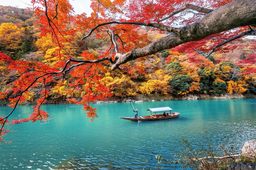
#> input picture Lab1/Photos/ph5/ph5.png, 256 x 170 px, shrunk from 2000 x 1331 before the run
$ python open_image.py
#> lines starting #> are read from the running program, lines starting #| are printed output that depends on the picture; after the words box and inside, x2 and y2 are one past the last pixel; in counts of white or black regions, pixels touching at a corner belong together
import cv2
import matplotlib.pyplot as plt

# Загружаем изображение
img = cv2.imread('Photos/ph5/ph5.png')  # Укажи путь к своему файлу
#> img is the input picture: shape (170, 256, 3); mean B, G, R 98.5, 114, 123.9
img = cv2.cvtColor(img, cv2.COLOR_BGR2RGB)  # OpenCV открывает в BGR, конвертируем в RGB

# Выводим изображение
plt.imshow(img)
plt.title('Loaded Image')
plt.axis('off')  # Убираем оси
#plt.show()

# Выделяем компоненты RGB
R = img.copy()
R[:, :, 1] = 0  # Убираем G
R[:, :, 2] = 0  # Убираем B

G = img.copy()
G[:, :, 0] = 0  # Убираем R
G[:, :, 2] = 0  # Убираем B

B = img.copy()
B[:, :, 0] = 0  # Убираем R
B[:, :, 1] = 0  # Убираем G

# Сохраняем результаты в файлы
cv2.imwrite('Photos/ph5/R_channel.png', cv2.cvtColor(R, cv2.COLOR_RGB2BGR))
cv2.imwrite('Photos/ph5/G_channel.png', cv2.cvtColor(G, cv2.COLOR_RGB2BGR))
cv2.imwrite('Photos/ph5/B_channel.png', cv2.cvtColor(B, cv2.COLOR_RGB2BGR))

# Отображаем результат
fig, ax = plt.subplots(1, 4, figsize=(16, 6))
ax[0].imshow(img)
ax[0].set_title('Original Image')
ax[1].imshow(R)
ax[1].set_title('Red Channel')
ax[2].imshow(G)
ax[2].set_title('Green Channel')
ax[3].imshow(B)
ax[3].set_title('Blue Channel')

# Убираем оси для красоты
for a in ax:
    a.axis('off')
#plt.show()

import numpy as np

# Восстанавливаем изображение из отдельных каналов R, G, B
restored_image = np.stack([R[:, :, 0], G[:, :, 1], B[:, :, 2]], axis=-1)

# Сохраняем и отображаем результат
cv2.imwrite('images/restored_image.png', cv2.cvtColor(restored_image, cv2.COLOR_RGB2BGR))

# Показываем результат
plt.figure(figsize=(6, 6))
plt.imshow(restored_image)
plt.title('Restored Image from R, G, B')
plt.axis('off')
#plt.show()


def rgb_to_hsi(image):
    # Нормализуем значения RGB к диапазону [0, 1]
    img = image.astype('float32') / 255.0
    R, G, B = img[:, :, 0], img[:, :, 1], img[:, :, 2]
#> R: shape (170, 256) float32
#> G: shape (170, 256) float32
#> B: shape (170, 256) float32

    # Яркость
    I = (R + G + B) / 3

    # Насыщенность
    min_val = np.minimum(np.minimum(R, G), B)
    S = 1 - (min_val / (I + 1e-10))  # Добавляем небольшое значение, чтобы избежать деления на 0

    # Оттенок
    num = 0.5 * ((R - G) + (R - B))
    den = np.sqrt((R - G) ** 2 + (R - B) * (G - B)) + 1e-10  # Добавляем небольшой сдвиг для избежания деления на 0
    theta = np.arccos(num / den) * (180 / np.pi)  # В градусах

    H = np.where(B > G, 360 - theta, theta)

    return H, S, I


# Конвертируем в HSI
H, S, I = rgb_to_hsi(img)

# Сохраняем яркостную компоненту
cv2.imwrite('images/I_component.png', (I * 255).astype('uint8'))

# Отображаем результат
plt.figure(figsize=(6, 6))
plt.imshow(I, cmap='gray')
plt.title('Intensity Component (I)')
plt.axis('off')
#plt.show()

def hsi_to_rgb(H, S, I):
    H = H * (np.pi / 180)  # Переводим в радианы
    R, G, B = np.zeros_like(H), np.zeros_like(H), np.zeros_like(H)

    # Для угла в секторе 0 - 120 градусов
    idx = (H >= 0) & (H < 2 * np.pi / 3)
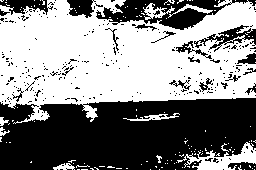
#> idx: shape (170, 256) bool; 52.8% white; 263 black regions (242 under 20 px), largest, box (x1, y1, x2, y2) and area: (0, 98, 256, 170) 15426, (96, 0, 256, 30) 2091, (194, 25, 256, 52) 528
    B[idx] = I[idx] * (1 - S[idx])
    R[idx] = I[idx] * (1 + S[idx] * np.cos(H[idx]) / np.cos(np.pi / 3 - H[idx]))
    G[idx] = 3 * I[idx] - (R[idx] + B[idx])

    # Для угла в секторе 120 - 240 градусов
    idx = (H >= 2 * np.pi / 3) & (H < 4 * np.pi / 3)
#> idx: shape (170, 256) bool; 38% white; 197 white regions (184 under 20 px), largest, box (x1, y1, x2, y2) and area: (0, 98, 256, 170) 15223, (69, 0, 93, 17) 234, (170, 12, 194, 28) 113
    H[idx] -= 2 * np.pi / 3
    R[idx] = I[idx] * (1 - S[idx])
    G[idx] = I[idx] * (1 + S[idx] * np.cos(H[idx]) / np.cos(np.pi / 3 - H[idx]))
    B[idx] = 3 * I[idx] - (R[idx] + G[idx])

    # Для угла в секторе 240 - 360 градусов
    idx = (H >= 4 * np.pi / 3) & (H < 2 * np.pi)
#> idx: shape (170, 256) bool; 9.2% white; 318 white regions (301 under 20 px), largest, box (x1, y1, x2, y2) and area: (96, 0, 256, 30) 1790, (194, 26, 249, 50) 372, (2, 0, 53, 15) 317
    H[idx] -= 4 * np.pi / 3
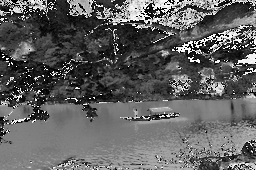
#> H: shape (170, 256) float32; min 0, max 2.09, mean 0.79; drawn with min black and max white
    G[idx] = I[idx] * (1 - S[idx])
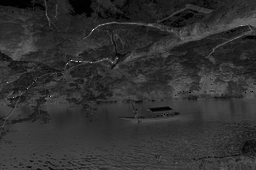
#> G: shape (170, 256) float32; min -2.38e-07, max 2.96, mean 0.565; drawn with min black and max white
    B[idx] = I[idx] * (1 + S[idx] * np.cos(H[idx]) / np.cos(np.pi / 3 - H[idx]))
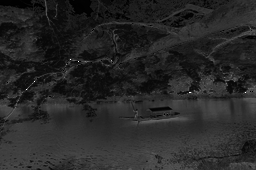
#> B: shape (170, 256) float32; min -2.38e-07, max 3, mean 0.469; drawn with min black and max white
    R[idx] = 3 * I[idx] - (G[idx] + B[idx])
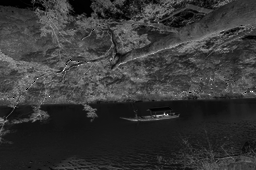
#> R: shape (170, 256) float32; min -2.38e-07, max 3, mean 0.647; drawn with min black and max white

    # Собираем RGB-изображение и возвращаем в диапазон 0-255
    rgb = np.stack([R, G, B], axis=-1)
    rgb = np.clip(rgb * 255, 0, 255).astype('uint8')
    return rgb

# Инвертируем яркость
I_inverted = 1 - I

# Преобразуем обратно в RGB
result_rgb = hsi_to_rgb(H, S, I_inverted)

# Сохраняем и отображаем результат
cv2.imwrite('ph5/inverted_intensity.png', cv2.cvtColor(result_rgb, cv2.COLOR_RGB2BGR))
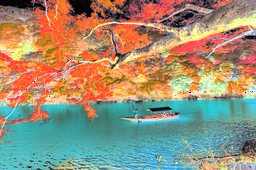
#> saved as inverted_intensity.png: shape (170, 256, 3); mean B, G, R 118.8, 143, 154.5

# Показываем результат
plt.figure(figsize=(6, 6))
plt.imshow(result_rgb)
plt.title('Inverted Intensity')
plt.axis('off')
#plt.show()

# Создаем сетку 2x4 для отображения всех изображений
fig, ax = plt.subplots(2, 4, figsize=(20, 10))

# Верхний ряд
ax[0, 0].imshow(img)
ax[0, 0].set_title('Original Image')

ax[0, 1].imshow(R)
ax[0, 1].set_title('Red Channel')

ax[0, 2].imshow(G)
ax[0, 2].set_title('Green Channel')

ax[0, 3].imshow(B)
ax[0, 3].set_title('Blue Channel')

# Нижний ряд
ax[1, 0].imshow(restored_image)
ax[1, 0].set_title('Restored Image')

ax[1, 1].imshow(I, cmap='gray')
ax[1, 1].set_title('Intensity Component')

ax[1, 2].imshow(result_rgb)
ax[1, 2].set_title('Inverted Intensity')

# Отключаем пустой слот для красоты
ax[1, 3].axis('off')

# Убираем оси
for a in ax.ravel():
    a.axis('off')

# Делаем аккуратные отступы между изображениями
plt.tight_layout()

# Показываем все изображения в одном окне
plt.show()


def resize_image_linear(img, scale):
#> called with scale = 1.2
    height, width, channels = img.shape
#> height = 170; width = 256; channels = 3
    new_height = int(height * scale)
#> new_height = 204
    new_width = int(width * scale)
#> new_width = 307

    # Создаём пустое изображение нужного размера
    resized = np.zeros((new_height, new_width, channels), dtype=np.uint8)

    for y in range(new_height):
        for x in range(new_width):
            # Определяем координаты в исходном изображении
            src_x = x / scale
            src_y = y / scale

            x0 = int(src_x)
            x1 = min(x0 + 1, width - 1)
            y0 = int(src_y)
            y1 = min(y0 + 1, height - 1)

            # Определяем весовые коэффициенты для интерполяции
            dx = src_x - x0
            dy = src_y - y0

            # Выполняем билинейную интерполяцию
            top = (1 - dx) * img[y0, x0] + dx * img[y0, x1]
            bottom = (1 - dx) * img[y1, x0] + dx * img[y1, x1]
            pixel = (1 - dy) * top + dy * bottom

            resized[y, x] = pixel

    return resized

M = 1.2  # Укажи во сколько раз растянуть изображение
stretched_image = resize_image_linear(img, M)

# Сохраняем и выводим результат
#cv2.imwrite('ph5/stretched_image.png', cv2.cvtColor(stretched_image, cv2.COLOR_RGB2BGR))
cv2.imwrite('Photos/ph5/stretched_image.png', cv2.cvtColor(stretched_image, cv2.COLOR_RGB2BGR))

# Показываем результат на общей сетке
fig, ax = plt.subplots(1, 2, figsize=(12, 6))
ax[0].imshow(img)
ax[0].set_title('Original Image')

ax[1].imshow(stretched_image)
ax[1].set_title(f'Stretched Image (x{M})')

# Убираем оси
for a in ax:
    a.axis('off')

plt.show()

def downscale_image(img, scale):
#> called with scale = 2
    height, width, channels = img.shape
#> height = 170; width = 256; channels = 3
    new_height = int(height / scale)
#> new_height = 85
    new_width = int(width / scale)
#> new_width = 128

    # Пустое изображение меньшего размера
    downscaled = np.zeros((new_height, new_width, channels), dtype=np.uint8)

    for y in range(new_height):
        for x in range(new_width):
            # Определяем границы блока
            y0 = int(y * scale)
            y1 = min(int((y + 1) * scale), height)
            x0 = int(x * scale)
            x1 = min(int((x + 1) * scale), width)

            block = img[y0:y1, x0:x1]
            downscaled[y, x] = block.mean(axis=(0, 1))
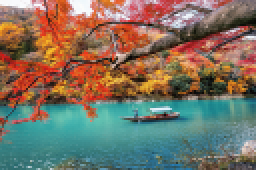
#> downscaled: shape (85, 128, 3) (shown 2 times larger); mean R, G, B 123.5, 113.6, 98.1

    return downscaled

N = 2  # во сколько раз сжать
compressed_image = downscale_image(img, N)
cv2.imwrite('Photos/ph5/compressed_image.png', cv2.cvtColor(compressed_image, cv2.COLOR_RGB2BGR))

fig, ax = plt.subplots(1, 2, figsize=(12, 6))
ax[0].imshow(img)
ax[0].set_title('Original Image')

ax[1].imshow(compressed_image)
ax[1].set_title(f'Compressed Image (/ {N})')

for a in ax:
    a.axis('off')

plt.tight_layout()
plt.show()


M = 2  # растяжение
N = 4  # сжатие
K = M / N

# 1. Сначала растягиваем
stretched = resize_image_linear(img, M)

# 2. Затем сжимаем
resampled_two_pass = downscale_image(stretched, N)

# Сохраняем результат
cv2.imwrite('Photos/ph5/resampled_two_pass.png', cv2.cvtColor(resampled_two_pass, cv2.COLOR_RGB2BGR))

# Отображаем результат
fig, ax = plt.subplots(1, 3, figsize=(18, 6))
ax[0].imshow(img)
ax[0].set_title('Original Image')

ax[1].imshow(stretched)
ax[1].set_title(f'Stretched (x{M})')

ax[2].imshow(resampled_two_pass)
ax[2].set_title(f'Resampled (K={K:.2f}, two passes)')

for a in ax:
    a.axis('off')

plt.tight_layout()
plt.show()

K = 0.5  # масштаб (например, уменьшение в 2 раза)
resampled_one_pass = resize_image_linear(img, K)

# Сохраняем и отображаем
cv2.imwrite('Photos/ph5/resampled_one_pass.png', cv2.cvtColor(resampled_one_pass, cv2.COLOR_RGB2BGR))

fig, ax = plt.subplots(1, 2, figsize=(14, 6))
ax[0].imshow(img)
ax[0].set_title('Original Image')

ax[1].imshow(resampled_one_pass)
ax[1].set_title(f'Resampled (K={K:.2f}, one pass)')

for a in ax:
    a.axis('off')

plt.tight_layout()
plt.show()

fig, ax = plt.subplots(2, 4, figsize=(24, 12))

# Верхняя строка
ax[0, 0].imshow(img)
ax[0, 0].set_title('Original')

ax[0, 1].imshow(stretched)
ax[0, 1].set_title(f'Stretched (x{M})')

ax[0, 2].imshow(compressed_image)
ax[0, 2].set_title(f'Compressed (/ {N})')

ax[0, 3].imshow(resampled_two_pass)
ax[0, 3].set_title(f'Resampled 2-pass (K={K:.2f})')

# Нижняя строка
ax[1, 0].imshow(resampled_one_pass)
ax[1, 0].set_title(f'Resampled 1-pass (K={K:.2f})')

# Пустые ячейки — можно использовать для других сравнений
for i in range(1, 4):
    ax[1, i].axis('off')

# Отключаем оси
for a in ax.ravel():
    a.axis('off')

plt.tight_layout()
plt.show()
